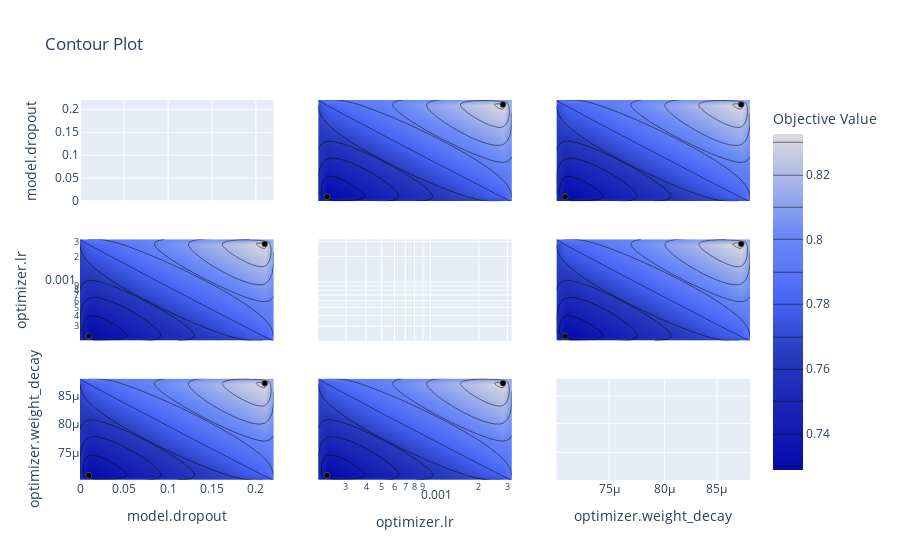

Notebook source saved alongside this figure:
### Code cell
from optuna.visualization import plot_contour
plot_contour(study)

### Figure 1 — Plotly figure (JSON) as saved in the notebook; plotly's stock layout.template omitted (floating-point values rounded to 4 significant figures)
{"data": [{"type": "scatter", "xaxis": "x", "yaxis": "y"}, {"colorbar": {"title": {"text": "Objective Value"}}, "colorscale": [[0, "rgb(5,10,172)"], [0.35, "rgb(40,60,190)"], [0.5, "rgb(70,100,245)"], [0.6, "rgb(90,120,245)"], [0.7, "rgb(106,137,247)"], [1, "rgb(220,220,220)"]], "connectgaps": true, "contours": {"coloring": "heatmap"}, "hoverinfo": "none", "line": {"smoothing": 1.3}, "reversescale": false, "showscale": true, "type": "contour", "x": [-0.0002806, 0.009738, 0.2101, 0.2201], "xaxis": "x4", "y": [0.0002023, 0.0002294, 0.002818, 0.003194], "yaxis": "y4", "z": [[null, null, null, null], [null, 0.7288, null, null], [null, null, 0.8325, null], [null, null, null, null]]}, {"marker": {"color": "black", "line": {"color": "Grey", "width": 0.5}}, "mode": "markers", "showlegend": false, "type": "scatter", "x": [0.009738, 0.2101], "xaxis": "x4", "y": [0.0002294, 0.002818], "yaxis": "y4"}, {"colorbar": {"title": {"text": "Objective Value"}}, "colorscale": [[0, "rgb(5,10,172)"], [0.35, "rgb(40,60,190)"], [0.5, "rgb(70,100,245)"], [0.6, "rgb(90,120,245)"], [0.7, "rgb(106,137,247)"], [1, "rgb(220,220,220)"]], "connectgaps": true, "contours": {"coloring": "heatmap"}, "hoverinfo": "none", "line": {"smoothing": 1.3}, "reversescale": false, "showscale": false, "type": "contour", "x": [-0.0002806, 0.009738, 0.2101, 0.2201], "xaxis": "x7", "y": [7.054e-05, 7.126e-05, 8.744e-05, 8.834e-05], "yaxis": "y7", "z": [[null, null, null, null], [null, 0.7288, null, null], [null, null, 0.8325, null], [null, null, null, null]]}, {"marker": {"color": "black", "line": {"color": "Grey", "width": 0.5}}, "mode": "markers", "showlegend": false, "type": "scatter", "x": [0.009738, 0.2101], "xaxis": "x7", "y": [7.126e-05, 8.744e-05], "yaxis": "y7"}, {"colorbar": {"title": {"text": "Objective Value"}}, "colorscale": [[0, "rgb(5,10,172)"], [0.35, "rgb(40,60,190)"], [0.5, "rgb(70,100,245)"], [0.6, "rgb(90,120,245)"], [0.7, "rgb(106,137,247)"], [1, "rgb(220,220,220)"]], "connectgaps": true, "contours": {"coloring": "heatmap"}, "hoverinfo": "none", "line": {"smoothing": 1.3}, "reversescale": false, "showscale": false, "type": "contour", "x": [0.0002023, 0.0002294, 0.002818, 0.003194], "xaxis": "x2", "y": [-0.0002806, 0.009738, 0.2101, 0.2201], "yaxis": "y2", "z": [[null, null, null, null], [null, 0.7288, null, null], [null, null, 0.8325, null], [null, null, null, null]]}, {"marker": {"color": "black", "line": {"color": "Grey", "width": 0.5}}, "mode": "markers", "showlegend": false, "type": "scatter", "x": [0.0002294, 0.002818], "xaxis": "x2", "y": [0.009738, 0.2101], "yaxis": "y2"}, {"type": "scatter", "xaxis": "x5", "yaxis": "y5"}, {"colorbar": {"title": {"text": "Objective Value"}}, "colorscale": [[0, "rgb(5,10,172)"], [0.35, "rgb(40,60,190)"], [0.5, "rgb(70,100,245)"], [0.6, "rgb(90,120,245)"], [0.7, "rgb(106,137,247)"], [1, "rgb(220,220,220)"]], "connectgaps": true, "contours": {"coloring": "heatmap"}, "hoverinfo": "none", "line": {"smoothing": 1.3}, "reversescale": false, "showscale": false, "type": "contour", "x": [0.0002023, 0.0002294, 0.002818, 0.003194], "xaxis": "x8", "y": [7.054e-05, 7.126e-05, 8.744e-05, 8.834e-05], "yaxis": "y8", "z": [[null, null, null, null], [null, 0.7288, null, null], [null, null, 0.8325, null], [null, null, null, null]]}, {"marker": {"color": "black", "line": {"color": "Grey", "width": 0.5}}, "mode": "markers", "showlegend": false, "type": "scatter", "x": [0.0002294, 0.002818], "xaxis": "x8", "y": [7.126e-05, 8.744e-05], "yaxis": "y8"}, {"colorbar": {"title": {"text": "Objective Value"}}, "colorscale": [[0, "rgb(5,10,172)"], [0.35, "rgb(40,60,190)"], [0.5, "rgb(70,100,245)"], [0.6, "rgb(90,120,245)"], [0.7, "rgb(106,137,247)"], [1, "rgb(220,220,220)"]], "connectgaps": true, "contours": {"coloring": "heatmap"}, "hoverinfo": "none", "line": {"smoothing": 1.3}, "reversescale": false, "showscale": false, "type": "contour", "x": [7.054e-05, 7.126e-05, 8.744e-05, 8.834e-05], "xaxis": "x3", "y": [-0.0002806, 0.009738, 0.2101, 0.2201], "yaxis": "y3", "z": [[null, null, null, null], [null, 0.7288, null, null], [null, null, 0.8325, null], [null, null, null, null]]}, {"marker": {"color": "black", "line": {"color": "Grey", "width": 0.5}}, "mode": "markers", "showlegend": false, "type": "scatter", "x": [7.126e-05, 8.744e-05], "xaxis": "x3", "y": [0.009738, 0.2101], "yaxis": "y3"}, {"colorbar": {"title": {"text": "Objective Value"}}, "colorscale": [[0, "rgb(5,10,172)"], [0.35, "rgb(40,60,190)"], [0.5, "rgb(70,100,245)"], [0.6, "rgb(90,120,245)"], [0.7, "rgb(106,137,247)"], [1, "rgb(220,220,220)"]], "connectgaps": true, "contours": {"coloring": "heatmap"}, "hoverinfo": "none", "line": {"smoothing": 1.3}, "reversescale": false, "showscale": false, "type": "contour", "x": [7.054e-05, 7.126e-05, 8.744e-05, 8.834e-05], "xaxis": "x6", "y": [0.0002023, 0.0002294, 0.002818, 0.003194], "yaxis": "y6", "z": [[null, null, null, null], [null, 0.7288, null, null], [null, null, 0.8325, null], [null, null, null, null]]}, {"marker": {"color": "black", "line": {"color": "Grey", "width": 0.5}}, "mode": "markers", "showlegend": false, "type": "scatter", "x": [7.126e-05, 8.744e-05], "xaxis": "x6", "y": [0.0002294, 0.002818], "yaxis": "y6"}, {"type": "scatter", "xaxis": "x9", "yaxis": "y9"}], "layout": {"title": {"text": "Contour Plot"}, "xaxis": {"anchor": "y", "domain": [0, 0.2889], "matches": "x7", "range": [-0.0002806, 0.2201], "showticklabels": false}, "xaxis2": {"anchor": "y2", "domain": [0.3556, 0.6444], "matches": "x8", "range": [-3.694, -2.496], "showticklabels": false, "type": "log"}, "xaxis3": {"anchor": "y3", "domain": [0.7111, 1], "matches": "x9", "range": [-4.152, -4.054], "showticklabels": false, "type": "log"}, "xaxis4": {"anchor": "y4", "domain": [0, 0.2889], "matches": "x7", "range": [-0.0002806, 0.2201], "showticklabels": false}, "xaxis5": {"anchor": "y5", "domain": [0.3556, 0.6444], "matches": "x8", "range": [-3.694, -2.496], "showticklabels": false, "type": "log"}, "xaxis6": {"anchor": "y6", "domain": [0.7111, 1], "matches": "x9", "range": [-4.152, -4.054], "showticklabels": false, "type": "log"}, "xaxis7": {"anchor": "y7", "domain": [0, 0.2889], "range": [-0.0002806, 0.2201], "title": {"text": "model.dropout"}}, "xaxis8": {"anchor": "y8", "domain": [0.3556, 0.6444], "range": [-3.694, -2.496], "title": {"text": "optimizer.lr"}, "type": "log"}, "xaxis9": {"anchor": "y9", "domain": [0.7111, 1], "range": [-4.152, -4.054], "title": {"text": "optimizer.weight_decay"}, "type": "log"}, "yaxis": {"anchor": "x", "domain": [0.7333, 1], "range": [-0.0002806, 0.2201], "title": {"text": "model.dropout"}}, "yaxis2": {"anchor": "x2", "domain": [0.7333, 1], "matches": "y", "range": [-0.0002806, 0.2201], "showticklabels": false}, "yaxis3": {"anchor": "x3", "domain": [0.7333, 1], "matches": "y", "range": [-0.0002806, 0.2201], "showticklabels": false}, "yaxis4": {"anchor": "x4", "domain": [0.3667, 0.6333], "range": [-3.694, -2.496], "title": {"text": "optimizer.lr"}, "type": "log"}, "yaxis5": {"anchor": "x5", "domain": [0.3667, 0.6333], "matches": "y4", "range": [-3.694, -2.496], "showticklabels": false, "type": "log"}, "yaxis6": {"anchor": "x6", "domain": [0.3667, 0.6333], "matches": "y4", "range": [-3.694, -2.496], "showticklabels": false, "type": "log"}, "yaxis7": {"anchor": "x7", "domain": [0, 0.2667], "range": [-4.152, -4.054], "title": {"text": "optimizer.weight_decay"}, "type": "log"}, "yaxis8": {"anchor": "x8", "domain": [0, 0.2667], "matches": "y7", "range": [-4.152, -4.054], "showticklabels": false, "type": "log"}, "yaxis9": {"anchor": "x9", "domain": [0, 0.2667], "matches": "y7", "range": [-4.152, -4.054], "showticklabels": false, "type": "log"}}}
